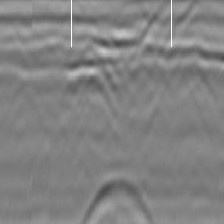
#> input picture GPR_data/Utilities/004.jpg, 224 x 224 px; its folder holds only this picture in this run
$ python augmentation.py
#> lines starting #> are read from the running program, lines starting #| are printed output that depends on the picture
# -*- coding: utf-8 -*-

import os
import cv2
import numpy as np
from scipy.ndimage import gaussian_filter
from tqdm import tqdm


# Define augmentation functions
def add_noise(image, mean=0, std=0.05):
    """Add Gaussian noise to the image."""
    noise = np.random.normal(mean, std, image.shape)
    noisy_image = image + noise * 255  # Scale noise to image range
    return np.clip(noisy_image, 0, 255).astype(np.uint8)


def time_shift(image, shift):
    """Shift the image horizontally."""
    return np.roll(image, shift, axis=1)


def scale_image(image, zoom_factor):
    """
    Zooms into the image while maintaining the original dimensions.

    Args:
        image (ndarray): Input grayscale image.
        zoom_factor (float): Zoom factor greater than 1 for zoom in.

    Returns:
        ndarray: Zoomed image with the same size as the input.
    """
    height, width = image.shape
    new_height, new_width = int(height / zoom_factor), int(width / zoom_factor)

    # Crop the center of the image
    start_y = (height - new_height) // 2
    start_x = (width - new_width) // 2
    cropped = image[start_y:start_y + new_height, start_x:start_x + new_width]

    # Resize back to original dimensions
    zoomed_image = cv2.resize(cropped, (width, height), interpolation=cv2.INTER_LINEAR)
    return zoomed_image

def rotate_image(image, angle):
    """Rotate the image by a specific angle."""
    height, width = image.shape
    center = (width // 2, height // 2)
    rot_matrix = cv2.getRotationMatrix2D(center, angle, 1.0)
    rotated_image = cv2.warpAffine(image, rot_matrix, (width, height), flags=cv2.INTER_LINEAR, borderMode=cv2.BORDER_REFLECT)
    return rotated_image


def flip_image(image, mode):
    """Flip the image: mode=0 (vertical), 1 (horizontal), -1 (both)."""
    return cv2.flip(image, mode)


def elastic_transform(image, alpha, sigma):
    """Apply elastic deformation to the image."""
    random_state = np.random.RandomState(None)
    shape = image.shape

    dx = gaussian_filter((random_state.rand(*shape) * 2 - 1), sigma) * alpha
    dy = gaussian_filter((random_state.rand(*shape) * 2 - 1), sigma) * alpha

    x, y = np.meshgrid(np.arange(shape[1]), np.arange(shape[0]))
    indices = (y + dy).astype(np.float32), (x + dx).astype(np.float32)
    return cv2.remap(image, indices[1], indices[0], interpolation=cv2.INTER_LINEAR, borderMode=cv2.BORDER_REFLECT)


def spectral_shift(image, shift):
    """Shift the image in the frequency domain."""
    f_image = np.fft.fft2(image)
    f_image = np.fft.fftshift(f_image)
    shifted_image = np.roll(f_image, shift, axis=1)
    shifted_image = np.fft.ifftshift(shifted_image)
    return np.abs(np.fft.ifft2(shifted_image)).astype(np.uint8)


# Augmentation Registry and Suffix Mappings
AUG_PARAM_REGISTRY = {
    "noise": (add_noise, {"mean": 0, "std": 0.15}),
    "time_shift": (time_shift, {"shift": 20}),
    "rotation": (rotate_image, {"angle": 15}),
    "flip": (flip_image, {"mode": 1}),
    "elastic": (elastic_transform, {"alpha": 34, "sigma": 4}),
    "spectral": (spectral_shift, {"shift": 100}),
    "scale": (scale_image, {"zoom_factor": 1.2}),
}

# Ground truth suffix mappings in the GPR dataset
AUG_SUFFIX_MAP = {
    "noise": {"util": "aug_1", "cav": "aug_7", "name": "Gaussian Noise"},
    "time_shift": {"util": "aug_2", "cav": "aug_8", "name": "Time Shift"},
    "rotation": {"util": "aug_3", "cav": "aug_9", "name": "Rotation"},
    "flip": {"util": "aug_4", "cav": "aug_11", "name": "Horizontal Flip"},
    "elastic": {"util": "aug_5", "cav": "aug_12", "name": "Elastic Deformation"},
    "spectral": {"util": "aug_6", "cav": "aug_13", "name": "Spectral Shift"},
    "scale": {"util": None, "cav": "aug_10", "name": "Scale / Zoom"},
}


def get_active_augmentations(
    noise=True,
    time_shift=True,
    rotation=True,
    flip=True,
    elastic=True,
    spectral=True,
    scale=False,
):
    """
    Returns a list of (function, kwargs) tuples based on active flags.
    Allows enabling/disabling any technique for ablation studies.
    """
#> called with noise = True, time_shift = True, rotation = True, flip = True, elastic = True, spectral = True, scale = False
    selected = []
    flags = [
        ("noise", noise),
        ("time_shift", time_shift),
        ("rotation", rotation),
        ("flip", flip),
        ("elastic", elastic),
        ("spectral", spectral),
        ("scale", scale),
    ]
    for name, enabled in flags:
        if enabled and name in AUG_PARAM_REGISTRY:
            selected.append(AUG_PARAM_REGISTRY[name])
    return selected


# Main function to apply augmentations
def augment_gpr_data(input_folder, output_folder, augmentations=None, **kwargs):
    """
    Apply augmentations to GPR data in the input folder.
    If augmentations is None, uses get_active_augmentations(**kwargs).
    """
#> called with input_folder = 'GPR_data/Utilities', output_folder = 'GPR_data/Utilities/augmented_images'
    if augmentations is None:
        augmentations = get_active_augmentations(**kwargs)

    if not os.path.exists(output_folder):
        os.makedirs(output_folder)

    image_files = [f for f in os.listdir(input_folder) if f.lower().endswith(('.jpg', '.jpeg', '.png'))]

    print(f"Applying {len(augmentations)} active augmentation(s) to {len(image_files)} images from {input_folder}...")

    for image_file in tqdm(image_files, desc="Augmenting images"):
        image_path = os.path.join(input_folder, image_file)
        image = cv2.imread(image_path, cv2.IMREAD_GRAYSCALE)
#> image is the input picture: shape (224, 224); min 75, max 255, mean 130.2
        if image is None:
            continue
        image = cv2.resize(image, (224, 224))

        base_name = os.path.splitext(image_file)[0]
        for i, (func, params) in enumerate(augmentations):
            augmented_image = func(image, **params)
            aug_file = f"{base_name}_aug_{i + 1}.jpg"
            aug_path = os.path.join(output_folder, aug_file)
            cv2.imwrite(aug_path, augmented_image)
#> this loop made 6 passes
#> pass 1, in add_noise, `noisy_image = image + noise * 255`:
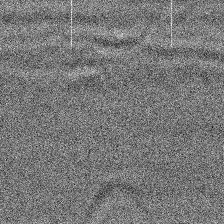
#> noisy_image: shape (224, 224) float64; min -63.08, max 346.5, mean 130; drawn with min black and max white
#> pass 1, in augment_gpr_data, `augmented_image = func(image, **params)`:
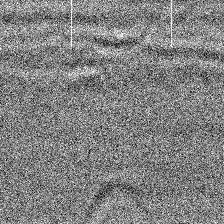
#> augmented_image: shape (224, 224); min 0, max 255, mean 129.5
#> pass 2, in augment_gpr_data, `augmented_image = func(image, **params)`:
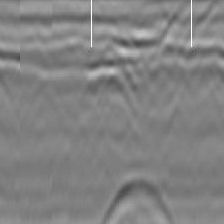
#> augmented_image: shape (224, 224); min 75, max 255, mean 130.2
#> pass 3, in rotate_image, `rotated_image = cv2.warpAffine(image, rot_matrix, (width, height), fla..`:
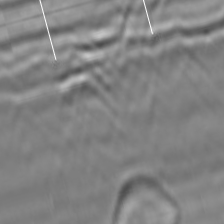
#> rotated_image: shape (224, 224); min 75, max 255, mean 130.4


def parse_args():
    import argparse
    parser = argparse.ArgumentParser(description="Apply toggleable domain-specific GPR data augmentations")
    parser.add_argument("--input", type=str, default="GPR_data/Utilities", help="Input folder with GPR profiles")
    parser.add_argument("--output", type=str, default="GPR_data/Utilities/augmented_images", help="Output folder")
    parser.add_argument("--no-noise", action="store_true", help="Disable Gaussian noise")
    parser.add_argument("--no-time-shift", action="store_true", help="Disable horizontal time shift")
    parser.add_argument("--no-rotation", action="store_true", help="Disable rotation")
    parser.add_argument("--no-flip", action="store_true", help="Disable horizontal flip")
    parser.add_argument("--no-elastic", action="store_true", help="Disable elastic deformation")
    parser.add_argument("--no-spectral", action="store_true", help="Disable FFT spectral shift")
    parser.add_argument("--scale", action="store_true", help="Enable scale / zoom")
    parser.add_argument("--disable", type=str, default=None, help="Comma-separated techniques to disable (e.g. noise,rotation)")
    return parser.parse_args()


if __name__ == "__main__":
    args = parse_args()

    disabled_set = set()
    if args.disable:
        disabled_set = {s.strip().lower() for s in args.disable.split(",")}

    active_augs = get_active_augmentations(
        noise=not args.no_noise and "noise" not in disabled_set,
        time_shift=not args.no_time_shift and "time_shift" not in disabled_set,
        rotation=not args.no_rotation and "rotation" not in disabled_set,
        flip=not args.no_flip and "flip" not in disabled_set,
        elastic=not args.no_elastic and "elastic" not in disabled_set,
        spectral=not args.no_spectral and "spectral" not in disabled_set,
        scale=args.scale and "scale" not in disabled_set,
    )

    augment_gpr_data(args.input, args.output, active_augs)

$ run again, on GPR_data/Utilities/042.jpg
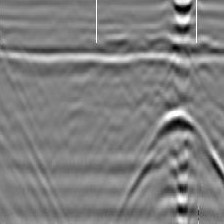
#> input picture GPR_data/Utilities/042.jpg, 224 x 224 px
#> in augment_gpr_data, image is the input picture: shape (224, 224); min 0, max 255, mean 127.6
#> the loop in augment_gpr_data, `for i, (func, params) in enumerate(augmentations):` made 6 passes
#> pass 1, in augment_gpr_data, `augmented_image = func(image, **params)`:
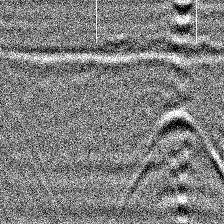
#> augmented_image: shape (224, 224); min 0, max 255, mean 126.9
#> pass 3, in rotate_image, `rotated_image = cv2.warpAffine(image, rot_matrix, (width, height), fla..`:
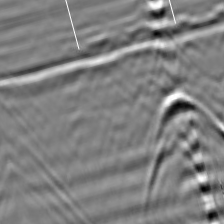
#> rotated_image: shape (224, 224); min 1, max 255, mean 127.6

$ run again, on GPR_data/Utilities/044.jpg
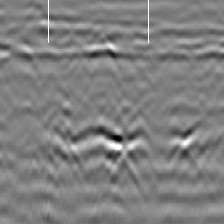
#> input picture GPR_data/Utilities/044.jpg, 224 x 224 px
#> in augment_gpr_data, image is the input picture: shape (224, 224); min 0, max 255, mean 127.7
#> the loop in augment_gpr_data, `for i, (func, params) in enumerate(augmentations):` made 6 passes
#> pass 1, in augment_gpr_data, `augmented_image = func(image, **params)`:
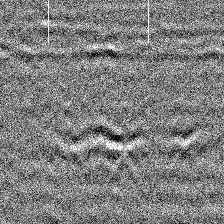
#> augmented_image: shape (224, 224); min 0, max 255, mean 127
#> pass 3, in rotate_image, `rotated_image = cv2.warpAffine(image, rot_matrix, (width, height), fla..`:
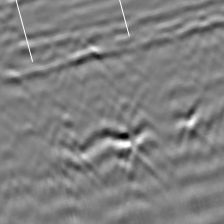
#> rotated_image: shape (224, 224); min 0, max 255, mean 127.8

$ run again, on GPR_data/Utilities/059.jpg
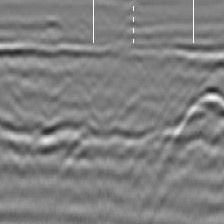
#> input picture GPR_data/Utilities/059.jpg, 224 x 224 px
#> in augment_gpr_data, image is the input picture: shape (224, 224); min 34, max 255, mean 127.7
#> the loop in augment_gpr_data, `for i, (func, params) in enumerate(augmentations):` made 6 passes
#> pass 1, in augment_gpr_data, `augmented_image = func(image, **params)`:
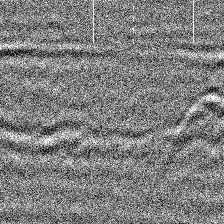
#> augmented_image: shape (224, 224); min 0, max 255, mean 127
#> pass 3, in rotate_image, `rotated_image = cv2.warpAffine(image, rot_matrix, (width, height), fla..`:
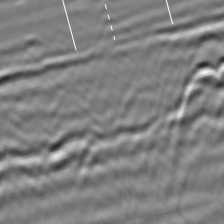
#> rotated_image: shape (224, 224); min 35, max 255, mean 127.9

$ run again, on GPR_data/Utilities/034.jpg
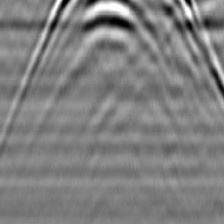
#> input picture GPR_data/Utilities/034.jpg, 224 x 224 px
#> in augment_gpr_data, image is the input picture: shape (224, 224); min 0, max 255, mean 127.7
#> the loop in augment_gpr_data, `for i, (func, params) in enumerate(augmentations):` made 6 passes
#> pass 3, in rotate_image, `rotated_image = cv2.warpAffine(image, rot_matrix, (width, height), fla..`:
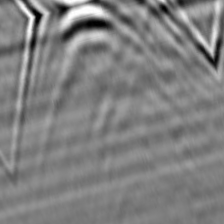
#> rotated_image: shape (224, 224); min 0, max 255, mean 127.9
